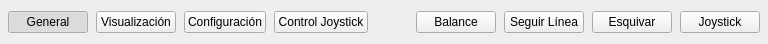
     <widget class="QFrame" name="header_navigation_bar">
      <property name="minimumSize">
       <size>
        <width>0</width>
        <height>44</height>
       </size>
      </property>
      <property name="maximumSize">
       <size>
        <width>16777215</width>
        <height>44</height>
       </size>
      </property>
      <layout class="QHBoxLayout" name="horizontalLayout_nav_bar">
       <property name="spacing">
        <number>8</number>
       </property>
       <property name="leftMargin">
        <number>8</number>
       </property>
       <property name="topMargin">
        <number>4</number>
       </property>
       <property name="rightMargin">
        <number>8</number>
       </property>
       <property name="bottomMargin">
        <number>4</number>
       </property>
       <item>
        <widget class="QPushButton" name="btn_nav_infrarrojos">
         <property name="focusPolicy">
          <enum>Qt::FocusPolicy::NoFocus</enum>
         </property>
         <property name="text">
          <string>General</string>
         </property>
         <property name="checkable">
          <bool>true</bool>
         </property>
         <property name="checked">
          <bool>true</bool>
         </property>
         <property name="autoExclusive">
          <bool>false</bool>
         </property>
        </widget>
       </item>
       <item>
        <widget class="QPushButton" name="btn_nav_visualizacion">
         <property name="focusPolicy">
          <enum>Qt::FocusPolicy::NoFocus</enum>
         </property>
         <property name="text">
          <string>Visualización</string>
         </property>
         <property name="checkable">
          <bool>true</bool>
         </property>
         <property name="autoExclusive">
          <bool>false</bool>
         </property>
        </widget>
       </item>
       <item>
        <widget class="QPushButton" name="btn_nav_tuning">
         <property name="focusPolicy">
          <enum>Qt::FocusPolicy::NoFocus</enum>
         </property>
         <property name="text">
          <string>Configuración</string>
         </property>
         <property name="checkable">
          <bool>true</bool>
         </property>
         <property name="autoExclusive">
          <bool>false</bool>
         </property>
        </widget>
       </item>
       <item>
        <widget class="QPushButton" name="btn_nav_goto">
         <property name="focusPolicy">
          <enum>Qt::FocusPolicy::NoFocus</enum>
         </property>
         <property name="text">
          <string>Control Joystick</string>
         </property>
         <property name="checkable">
          <bool>true</bool>
         </property>
         <property name="autoExclusive">
          <bool>false</bool>
         </property>
        </widget>
       </item>
       <item>
        <spacer name="spacer_nav_bar">
         <property name="orientation">
          <enum>Qt::Orientation::Horizontal</enum>
         </property>
         <property name="sizeHint" stdset="0">
          <size>
           <width>40</width>
           <height>20</height>
          </size>
         </property>
        </spacer>
       </item>
       <item>
        <widget class="QPushButton" name="btn_mode_balance">
         <property name="focusPolicy">
          <enum>Qt::FocusPolicy::NoFocus</enum>
         </property>
         <property name="text">
          <string>Balance</string>
         </property>
         <property name="checkable">
          <bool>true</bool>
         </property>
         <property name="autoExclusive">
          <bool>false</bool>
         </property>
        </widget>
       </item>
       <item>
        <widget class="QPushButton" name="btn_mode_line">
         <property name="focusPolicy">
          <enum>Qt::FocusPolicy::NoFocus</enum>
         </property>
         <property name="text">
          <string>Seguir Línea</string>
         </property>
         <property name="checkable">
          <bool>true</bool>
         </property>
         <property name="autoExclusive">
          <bool>false</bool>
         </property>
        </widget>
       </item>
       <item>
        <widget class="QPushButton" name="btn_mode_dodge">
         <property name="focusPolicy">
          <enum>Qt::FocusPolicy::NoFocus</enum>
         </property>
         <property name="text">
          <string>Esquivar</string>
         </property>
         <property name="checkable">
          <bool>true</bool>
         </property>
         <property name="autoExclusive">
          <bool>false</bool>
         </property>
        </widget>
       </item>
       <item>
        <widget class="QPushButton" name="btn_mode_goto">
         <property name="focusPolicy">
          <enum>Qt::FocusPolicy::NoFocus</enum>
         </property>
         <property name="text">
          <string>Joystick</string>
         </property>
         <property name="checkable">
          <bool>true</bool>
         </property>
         <property name="autoExclusive">
          <bool>false</bool>
         </property>
        </widget>
       </item>
      </layout>
     </widget>
